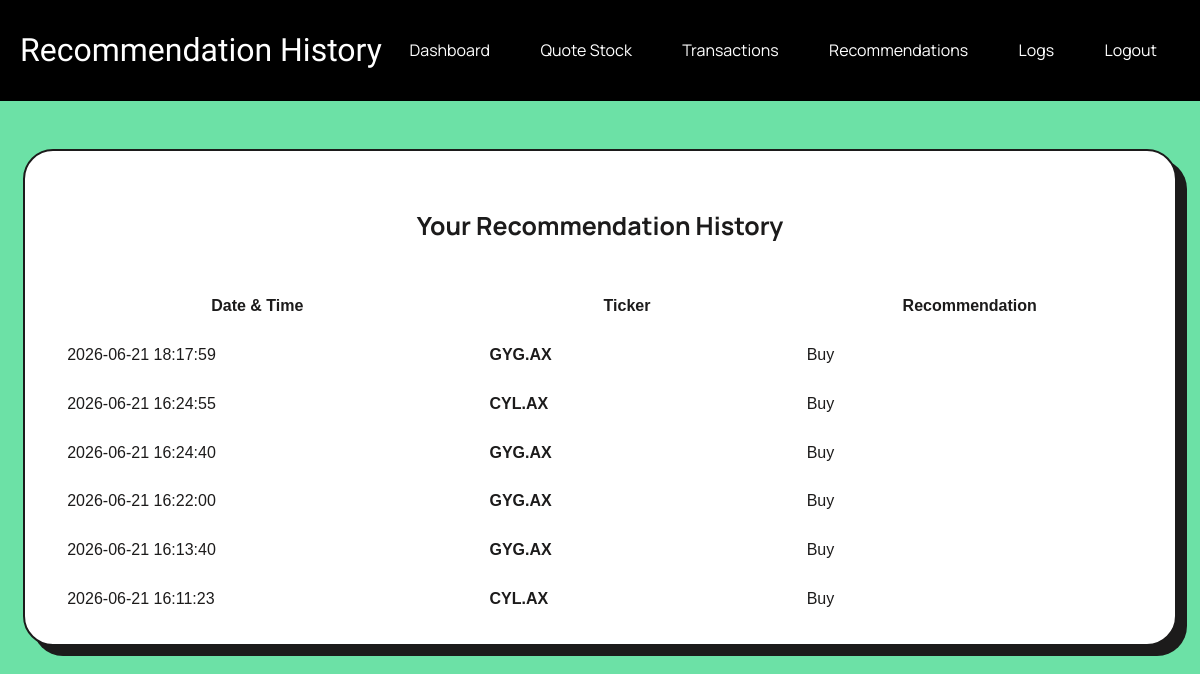
/recommendations (signed in), run on an earlier commit of the app's database.
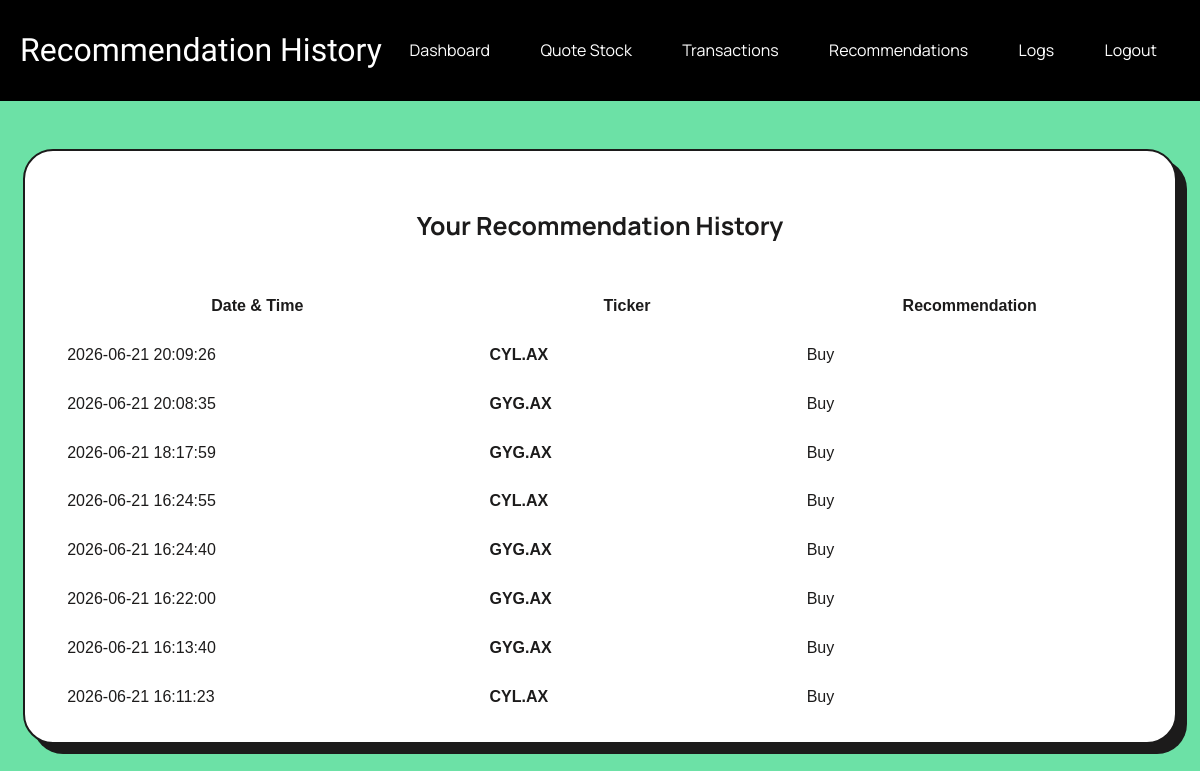
And on a later commit of the database.
### tables this page shows
CREATE TABLE Recommendations (
    id INTEGER PRIMARY KEY AUTOINCREMENT,
    user_id INTEGER NOT NULL,
    ticker TEXT NOT NULL,
    recommendation TEXT NOT NULL,  -- Buy, Sell or Hold
    timestamp TIMESTAMP DEFAULT CURRENT_TIMESTAMP,
    FOREIGN KEY (user_id) REFERENCES Users(id) ON DELETE CASCADE
);

### app.py (the view)
@app.route('/recommendations')
@login_required
def recommendations():
    try:
        with get_db_connection() as conn:
            cursor = conn.cursor()
            cursor.execute("""
                           SELECT t.id,
                                  t.ticker,
                                  t.recommendation,
                                  t.timestamp
                           FROM Recommendations t
                           WHERE t.user_id = ?
                           ORDER BY t.timestamp DESC
                           """, (current_user.id,))
            recommendations = cursor.fetchall()
        return render_template('recommendations.html',
                               recommendations=recommendations,
                               username=current_user.username)
    except Exception as e:
        print(f"Transactions error: {e}")
        flash('Error loading transaction history.', 'error')
        return redirect(url_for('dashboard'))

### app.py (called while the page is built)
@login_manager.user_loader
def load_user(user_id):
    try:
        with get_db_connection() as conn:
            cursor = conn.cursor()
            cursor.execute(
                'SELECT id, username FROM Users WHERE id = ?',
                (user_id,)
            )
            user = cursor.fetchone()
        if user:
            return User(id=user['id'], username=user['username'])
        return None
    except Exception as e:
        print(f"Error loading user {user_id}: {e}")  # Replace with proper logging later
        return None

@contextmanager
def get_db_connection():
    conn = sqlite3.connect('database.db')
    conn.row_factory = sqlite3.Row
    try: # waits for the connection to finish, keeping it open until it is done so it can be closed
        yield conn
    finally:
        conn.close()

### templates/recommendations.html (shortened to what this page needs)
{% extends 'base.html' %}
{% block heading %}Recommendation History{% endblock %}
{% block content %}
<div class="transactions-page">
    <div class="transactions-card">
        <h3 class="stock-name-heading">Your Recommendation History</h3>
        {% if recommendations %}
        <div class="table-responsive">
            <table class="table table-hover align-middle mb-0">
                <thead class="table-light">
                    <tr>
                        <th>Date & Time</th>
                        <th>Ticker</th>
                        <th>Recommendation</th>
                    </tr>
                </thead>
                <tbody>
                    {% for rec in recommendations %}
                    <tr>
                        <td>{{ rec.timestamp }}</td>
                        <td><strong>{{ rec.ticker }}</strong></td>
                        <td>
                            <span class="badge {% if rec.recommendation == 'BUY' %}bg-success{% elif rec.recommendation == 'SELL' %}bg-danger{% else %}bg-secondary{% endif %}">
                                {{ rec.recommendation }}
                            </span>
                        </td>
                    </tr>
                    {% endfor %}
                </tbody>
            </table>
        </div>
        {% else %}
        <div class="alert alert-info text-center py-5">
            <h5>No recommendations yet</h5>
            <p>Your stock analysis recommendations will appear here.</p>
            <a href="{{ url_for('quote_stock') }}" class="btn btn-primary">Analyse a Stock</a>
        </div>
        {% endif %}
    </div>
</div>
{% endblock %}

### templates/base.html (shortened to what this page needs)
<!DOCTYPE html>
<html lang="en">
<head>
    <link rel="stylesheet" href="{{ url_for('static', filename='styles.css') }}">
</head>
<body>
    <header>
        <h1>{% block heading %}Ibis Study + Finance{% endblock %}</h1>
        <nav>
            {% if not current_user.is_authenticated %}
                <a href="{{ url_for('login') }}">Login</a>
                <a href="{{ url_for('register') }}">Register</a>
            {% else %}
                <a href="{{ url_for('dashboard') }}">Dashboard</a>
                <a href="{{ url_for('quote_stock') }}">Quote Stock</a>
                <a href="{{ url_for('transactions') }}">Transactions</a>
                <a href="{{ url_for('recommendations') }}">Recommendations</a>
                <a href="{{ url_for('view_log') }}">Logs</a>
                <a href="{{ url_for('logout') }}">Logout</a>
            {% endif %}
        </nav>
    </header>
    <content>
        {% block content %}
        {% endblock %}
    </content>
</body>
</html>

### static/styles.css (style rules this page uses)
body { font-family: Arial, sans-serif; margin: 0; padding: 0; background-color: #6ce1a6; color:black; overflow-x: hidden; }
html, body { min-height: 100%; height: auto; overflow-y: auto; }
header { background-color: black; padding: 10px 20px; align-items: center; display: flex; justify-content: space-between; }
nav a { color: white; text-decoration: none; margin: 0 15px; text-align: right; transition: all ease 500ms; font-family: 'Manrope', sans-serif; padding: 0.5em; border-radius: 7px; }
h1 { text-align: left; font-family: 'Climate Crisis', sans-serif; font-weight: normal; color: white; }
h3 { font-family: 'Manrope', sans-serif; font-weight: bolder; color: black; font-size: 25px; margin: 0; padding: 0; }
.stock-name-heading { text-align: center; font-family: 'Manrope', sans-serif; font-weight: 700; color: #1c1b1b; margin: 1.5em auto; max-width: 600px; width: 90%; }
.transactions-page { display: flex; justify-content: center; align-items: flex-start; min-height: 60vh; padding: 2rem 1rem; }
.transactions-card { max-width: 1200px; }
.transactions-card .table { width: 100%; table-layout: auto; }
.transactions-card .table th, .transactions-card .table td { padding: 0.9rem 1.25rem; white-space: nowrap; vertical-align: middle; }
.transactions-card .table th:nth-child(1), .transactions-card .table td:nth-child(1) { min-width: 160px; }
.transactions-card .table th:nth-child(2), .transactions-card .table td:nth-child(2) { min-width: 110px; }
.transactions-card .table th:nth-child(3), .transactions-card .table td:nth-child(3) { min-width: 90px; }
body .transactions-page .transactions-card { background-color: #ffffff !important; border: 2px solid #1c1b1b !important; border-radius: 30px !important; box-shadow: 10px 10px #1c1b1b !important; padding: 1.25em !important; margin: 1rem auto !important; max-width: 1200px !important; width: 95% !important; overflow: auto !important; color: #1c1b1b !important; }

What changed in the data, as far as the page shows it:
added Recommendations: timestamp "2026-06-21 20:09:26", ticker "CYL.AX", recommendation "Buy"
added Recommendations: timestamp "2026-06-21 20:08:35", ticker "GYG.AX", recommendation "Buy"
